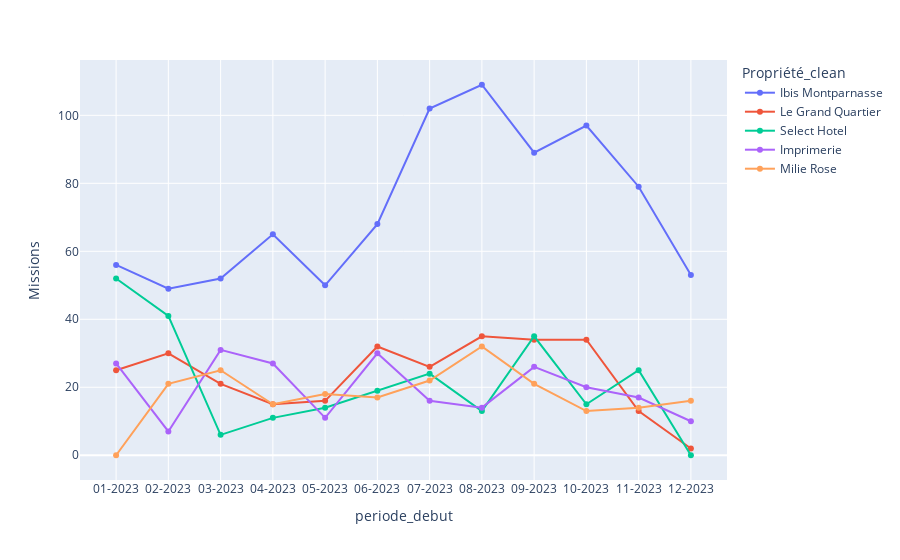

Here is the notebook cell this chart was saved with:
### Code cell
top = 5
years = data["date_debut"].dt.year.astype(str).unique()
by_year = data.loc[data["date_debut"].dt.year.astype(str) == years[1], ["Propriété_clean","periode_debut"]]
by_year["count"] = 1
by_year = by_year.pivot_table(index="periode_debut", values="count",columns=['Propriété_clean'], aggfunc="count", fill_value=0)

top_hotels = by_year.sum().sort_values(ascending=False)[:top].index.to_list()
top_by_year = by_year.loc[:,top_hotels]
top_by_year = pd.melt(top_by_year.reset_index(), id_vars="periode_debut", value_name="Missions")

px.line(top_by_year, x="periode_debut", y ="Missions", color="Propriété_clean", markers=True)

### Figure 1 — Plotly figure (JSON) as saved in the notebook; plotly's stock layout.template omitted (floating-point values rounded to 4 significant figures)
{"data": [{"hovertemplate": "Propriété_clean=Ibis Montparnasse<br>periode_debut=%{x}<br>Missions=%{y}<extra></extra>", "legendgroup": "Ibis Montparnasse", "line": {"color": "#636efa", "dash": "solid"}, "marker": {"symbol": "circle"}, "mode": "markers+lines", "name": "Ibis Montparnasse", "orientation": "v", "showlegend": true, "type": "scatter", "x": ["01-2023", "02-2023", "03-2023", "04-2023", "05-2023", "06-2023", "07-2023", "08-2023", "09-2023", "10-2023", "11-2023", "12-2023"], "xaxis": "x", "y": [56, 49, 52, 65, 50, 68, 102, 109, 89, 97, 79, 53], "yaxis": "y"}, {"hovertemplate": "Propriété_clean=Le Grand Quartier<br>periode_debut=%{x}<br>Missions=%{y}<extra></extra>", "legendgroup": "Le Grand Quartier", "line": {"color": "#EF553B", "dash": "solid"}, "marker": {"symbol": "circle"}, "mode": "markers+lines", "name": "Le Grand Quartier", "orientation": "v", "showlegend": true, "type": "scatter", "x": ["01-2023", "02-2023", "03-2023", "04-2023", "05-2023", "06-2023", "07-2023", "08-2023", "09-2023", "10-2023", "11-2023", "12-2023"], "xaxis": "x", "y": [25, 30, 21, 15, 16, 32, 26, 35, 34, 34, 13, 2], "yaxis": "y"}, {"hovertemplate": "Propriété_clean=Select Hotel<br>periode_debut=%{x}<br>Missions=%{y}<extra></extra>", "legendgroup": "Select Hotel", "line": {"color": "#00cc96", "dash": "solid"}, "marker": {"symbol": "circle"}, "mode": "markers+lines", "name": "Select Hotel", "orientation": "v", "showlegend": true, "type": "scatter", "x": ["01-2023", "02-2023", "03-2023", "04-2023", "05-2023", "06-2023", "07-2023", "08-2023", "09-2023", "10-2023", "11-2023", "12-2023"], "xaxis": "x", "y": [52, 41, 6, 11, 14, 19, 24, 13, 35, 15, 25, 0], "yaxis": "y"}, {"hovertemplate": "Propriété_clean=Imprimerie<br>periode_debut=%{x}<br>Missions=%{y}<extra></extra>", "legendgroup": "Imprimerie", "line": {"color": "#ab63fa", "dash": "solid"}, "marker": {"symbol": "circle"}, "mode": "markers+lines", "name": "Imprimerie", "orientation": "v", "showlegend": true, "type": "scatter", "x": ["01-2023", "02-2023", "03-2023", "04-2023", "05-2023", "06-2023", "07-2023", "08-2023", "09-2023", "10-2023", "11-2023", "12-2023"], "xaxis": "x", "y": [27, 7, 31, 27, 11, 30, 16, 14, 26, 20, 17, 10], "yaxis": "y"}, {"hovertemplate": "Propriété_clean=Milie Rose<br>periode_debut=%{x}<br>Missions=%{y}<extra></extra>", "legendgroup": "Milie Rose", "line": {"color": "#FFA15A", "dash": "solid"}, "marker": {"symbol": "circle"}, "mode": "markers+lines", "name": "Milie Rose", "orientation": "v", "showlegend": true, "type": "scatter", "x": ["01-2023", "02-2023", "03-2023", "04-2023", "05-2023", "06-2023", "07-2023", "08-2023", "09-2023", "10-2023", "11-2023", "12-2023"], "xaxis": "x", "y": [0, 21, 25, 15, 18, 17, 22, 32, 21, 13, 14, 16], "yaxis": "y"}], "layout": {"legend": {"title": {"text": "Propriété_clean"}, "tracegroupgap": 0}, "margin": {"t": 60}, "xaxis": {"anchor": "y", "domain": [0, 1], "title": {"text": "periode_debut"}}, "yaxis": {"anchor": "x", "domain": [0, 1], "title": {"text": "Missions"}}}}
